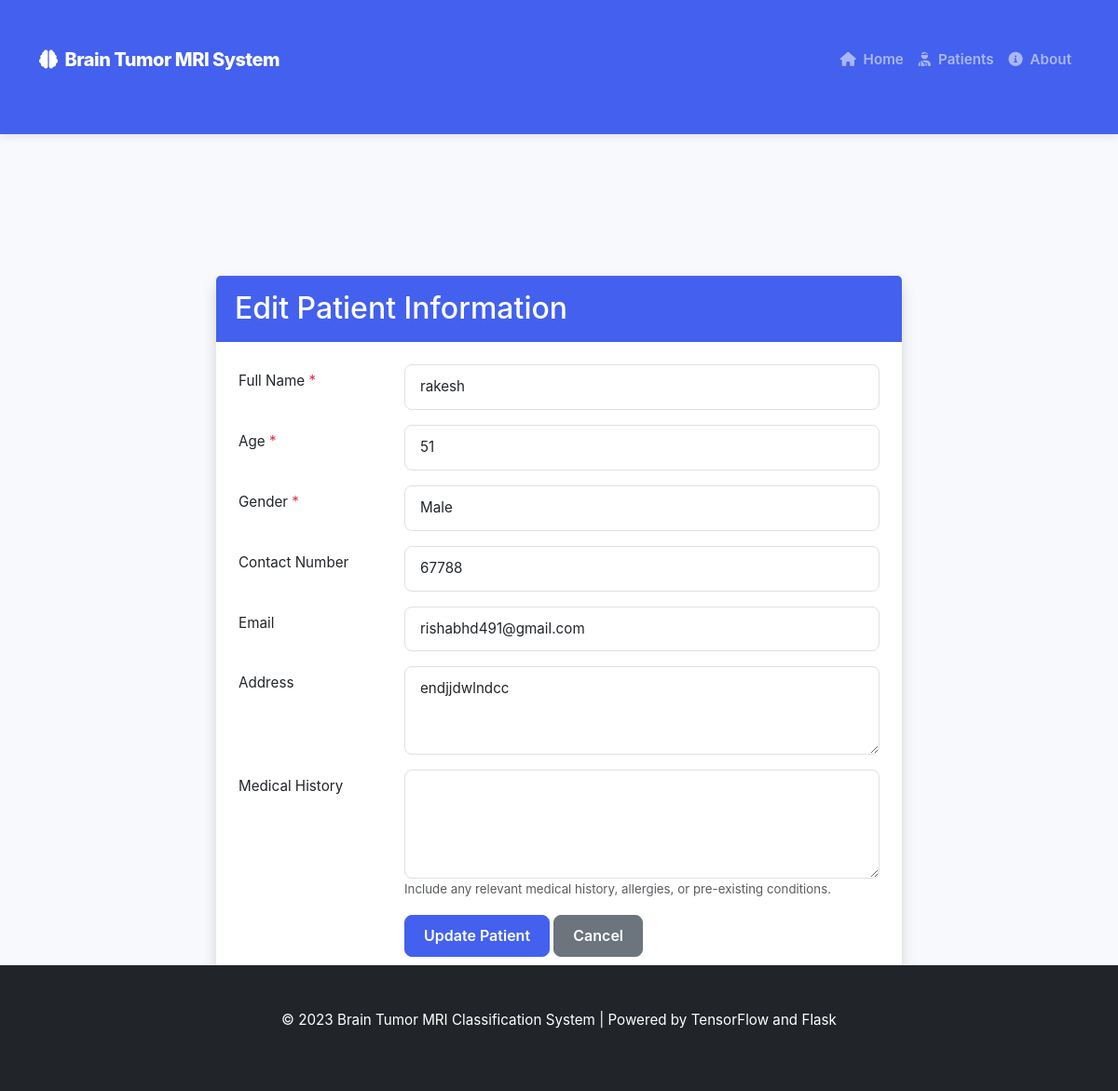
The app's page /patients/21/edit with its own data.
### tables this page shows
CREATE TABLE patients (
            id INTEGER PRIMARY KEY AUTOINCREMENT,
            name TEXT NOT NULL,
            age INTEGER NOT NULL,
            gender TEXT NOT NULL,
            contact TEXT,
            email TEXT,
            address TEXT,
            medical_history TEXT,
            created_at TIMESTAMP DEFAULT CURRENT_TIMESTAMP
        );

### app.py (the view)
@app.route('/patients/<int:patient_id>/edit', methods=['GET', 'POST'])
def edit_patient(patient_id):
    if not patient_module_loaded:
        flash("Patient management functionality is not available.")
        return redirect(url_for('index'))
    patient = get_patient(patient_id)
    if not patient:
        flash("Patient not found.")
        return redirect(url_for('patients'))
    if request.method == 'POST':
        flash("Patient information updated.")
        return redirect(url_for('patient_detail', patient_id=patient_id))
    return render_template('patient_form.html', patient=patient)

### app.py (called while the page is built)
@app.context_processor
def utility_functions():
    def path_exists(path):
        return os.path.exists(path)
    return dict(path_exists=path_exists)

### app/models/patient.py (called while the page is built)
def get_patient(patient_id):
    conn = None
    try:
        conn = sqlite3.connect(DB_PATH)
        conn.row_factory = sqlite3.Row
        cursor = conn.cursor()
        cursor.execute('SELECT * FROM patients WHERE id = ?', (patient_id,))
        patient = cursor.fetchone()
        if patient:
            return dict(patient)
        return None
    except Exception as e:
        logger.error(f"Error retrieving patient {patient_id}: {e}")
        return None
    finally:
        if conn:
            conn.close()

### app/templates/patient_form.html (shortened to what this page needs)
{% extends "layout.html" %}
{% block content %}
<div class="container">
    <div class="row justify-content-center">
        <div class="col-md-8">
            <div class="card shadow">
                <div class="card-header bg-primary text-white">
                    <h2 class="card-title mb-0">
                        {% if patient %}
                        Edit Patient Information
                        {% else %}
                        New Patient Registration
                        {% endif %}
                    </h2>
                </div>
                <div class="card-body">
                    <form method="POST" action="{{ url_for('register_patient') }}" class="needs-validation" novalidate>
                        <div class="form-group row mb-3">
                            <label for="name" class="col-sm-3 col-form-label">Full Name <span class="text-danger">*</span></label>
                            <div class="col-sm-9">
                                <input type="text" class="form-control" id="name" name="name"
                                       value="{{ patient.name if patient else '' }}" required>
                            </div>
                        </div>
                        <div class="form-group row mb-3">
                            <label for="age" class="col-sm-3 col-form-label">Age <span class="text-danger">*</span></label>
                            <div class="col-sm-9">
                                <input type="number" class="form-control" id="age" name="age" min="0" max="120"
                                       value="{{ patient.age if patient else '' }}" required>
                            </div>
                        </div>
                        <div class="form-group row mb-3">
                            <label for="gender" class="col-sm-3 col-form-label">Gender <span class="text-danger">*</span></label>
                            <div class="col-sm-9">
                                <select class="form-control" id="gender" name="gender" required>
                                    <option value="Male" {% if patient and patient.gender == 'Male' %}selected{% endif %}>Male</option>
                                </select>
                            </div>
                        </div>
                        <div class="form-group row mb-3">
                            <label for="contact" class="col-sm-3 col-form-label">Contact Number</label>
                            <div class="col-sm-9">
                                <input type="tel" class="form-control" id="contact" name="contact"
                                       value="{{ patient.contact if patient else '' }}">
                            </div>
                        </div>
                        <div class="form-group row mb-3">
                            <label for="email" class="col-sm-3 col-form-label">Email</label>
                            <div class="col-sm-9">
                                <input type="email" class="form-control" id="email" name="email"
                                       value="{{ patient.email if patient else '' }}">
                            </div>
                        </div>
                        <div class="form-group row mb-3">
                            <label for="address" class="col-sm-3 col-form-label">Address</label>
                            <div class="col-sm-9">
                                <textarea class="form-control" id="address" name="address" rows="3">{{ patient.address if patient else '' }}</textarea>
                            </div>
                        </div>
                        <div class="form-group row mb-3">
                            <label for="medical_history" class="col-sm-3 col-form-label">Medical History</label>
                            <div class="col-sm-9">
                                <textarea class="form-control" id="medical_history" name="medical_history" rows="4">{{ patient.medical_history if patient else '' }}</textarea>
                                <small class="form-text text-muted">
                                    Include any relevant medical history, allergies, or pre-existing conditions.
                                </small>
                            </div>
                        </div>
                        <div class="form-group row">
                            <div class="col-sm-9 offset-sm-3">
                                <button type="submit" class="btn btn-primary">
                                    {% if patient %}Update{% else %}Register{% endif %} Patient
                                </button>
                                <a href="{{ url_for('patients') }}" class="btn btn-secondary">Cancel</a>
                            </div>
                        </div>
                    </form>
                </div>
            </div>
        </div>
    </div>
</div>
{% endblock %}

### app/static/css/style.css (style rules this page uses)
:root { --primary-color: #4361ee; --secondary-color: #3f37c9; --success-color: #4cc9f0; --danger-color: #f72585; --warning-color: #ffbe0b; --info-color: #4895ef; --light-color: #f8f9fa; --dark-color: #212529; --border-radius: 0.5rem; --box-shadow: 0 0.5rem 1rem rgba(0, 0, 0, 0.15); }
body { font-family: 'Nunito', -apple-system, BlinkMacSystemFont, 'Segoe UI', Roboto, 'Helvetica Neue', Arial, sans-serif; background-color: #f7f9fc; color: #444; font-size: 0.95rem; }
.card { border: none; box-shadow: 0 2px 6px rgba(0, 0, 0, 0.08); border-radius: var(--border-radius); margin-bottom: 1.5rem; transition: all 0.2s ease; }
.card-header { padding: 1rem 1.25rem; border-bottom: 1px solid rgba(0, 0, 0, 0.05); font-weight: 600; }
.card-body { padding: 1.5rem; }
.container { padding-top: 2rem; padding-bottom: 3rem; }
.form-control { border-radius: var(--border-radius); padding: 0.75rem 1rem; border: 1px solid #e0e0e0; font-size: 0.95rem; }
.btn { font-weight: 600; padding: 0.6rem 1.25rem; border-radius: var(--border-radius); transition: all 0.2s; }
.btn-primary { background-color: var(--primary-color); border-color: var(--primary-color); }
.bg-primary { background-color: var(--primary-color) !important; }

### records on screen
patients: name "rakesh", age "51", gender "Male", contact "67788", email "rishabhd491@gmail.com", address "endjjdwlndcc"
